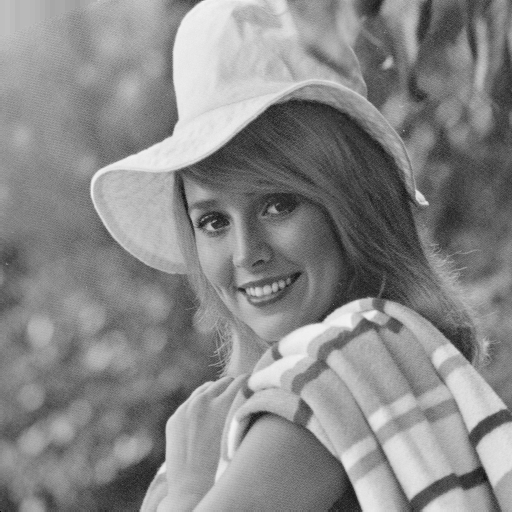
#> input picture Work/elaine.tiff, 512 x 512 px
$ jupyter execute 'CAT MAP + LSB Steganography.ipynb'
#> lines starting #> are read from the running program, lines starting #| are printed output that depends on the picture; long printed decimals are rounded
# Histogram Equalization

# Image Hiding

[cell 1]
import cv2
import numpy as np
import math
import matplotlib.pyplot as plt

[cell 2]
cover=cv2.imread("elaine.tiff",0)
#> cover is the input picture: shape (512, 512); min 0, max 243, mean 136.4

[cell 3]
secret=cv2.imread("fishingboat.tiff",0)
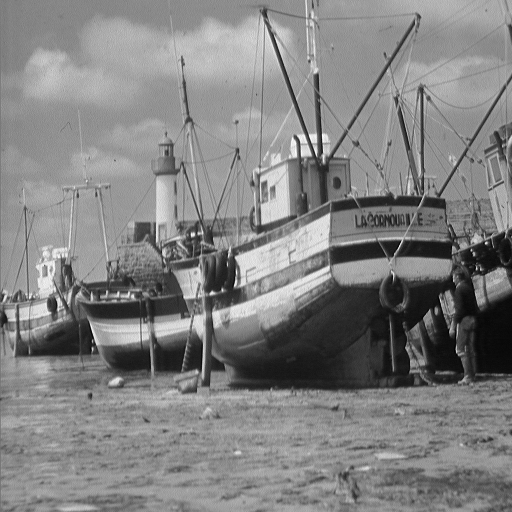
#> input picture Work/fishingboat.tiff, 512 x 512 px
#> secret is the input picture: shape (512, 512); min 0, max 255, mean 129.7

[cell 4]
secret=cv2.resize(secret,(64,64))
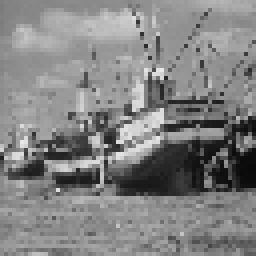
#> secret: shape (64, 64) (shown 4 times larger); min 9, max 232, mean 130.3
r = c = 64

[cell 5]
plt.imshow(cover,cmap='gray')
plt.show()

[cell 6]
plt.imshow(secret,cmap='gray')
plt.show()

[cell 7]
def int_to_bin(decimal):
    return ('{0:08b}'.format(decimal))

[cell 8]
int_to_bin(r)

[cell 9]
def bin_to_int(binary):
    return (int(binary, 2))

[cell 10]
def image_to_bits(image):
    flat_data=image.flatten()
    msg=''
    for x in flat_data:
        msg=msg+int_to_bin(x)
    return msg

def bits_to_image(msg,r,c):
    l=len(msg)
    msg_im=[]
    pos=0
    while pos<l:
        msg_im.append(bin_to_int(msg[pos:pos+8]))
        pos=pos+8
    msg_im=np.reshape(msg_im,(r,c))
    return msg_im

[cell 11]
def row_col(stego):
    flat_data=stego.flatten()
    msg=''
    for x in flat_data:
        msg=msg+int_to_bin(x)
    r = bin_to_int(msg[0:8])
    c = bin_to_int(msg[8:16])
    return r,c

[cell 12]
def Embedding2lsb(cover,secret):
    r=cover.shape[0]
    c=cover.shape[1]
    stego=cover.flatten()
    smsg=image_to_bits(secret)
    pos=0
    l=len(smsg)
    i=0
    while(pos < 16):
        m=list(int_to_bin(r))
        m.append(int_to_bin(c))
        y=smsg[pos:pos+2]
        m[6:]=y
        n="".join(m)
        stego[i]=bin_to_int(n)
        i=i+1
        pos=pos+2
    m = []
    pos = 16
    while pos<l:
        pix=stego[i]
        bpix=int_to_bin(pix)
        m=list(bpix)
        y=smsg[pos:pos+2]
        m[6:]=y
        n="".join(m)
        stego[i]=bin_to_int(n)
        i=i+1
        pos=pos+2
    stego=np.reshape(stego,(r,c))
    return stego

[cell 13]
def Extraction2lsb(stego,r,c):
    stego=stego.flatten()
    nop=r*c*4
    msg=''
    i=0
    while i<nop:
        pix=stego[i]
        bpix=int_to_bin(pix)
        bits=bpix[6:]
        msg=msg+bits
        i=i+1
    rimg=bits_to_image(msg,r,c)
    return rimg

[cell 14]
def mse_psnr(a,b):
    a=a.astype('float64')
    b=b.astype('float64')
    rows,cols=a.shape
    a=a.ravel()
    b=b.ravel()
    mse=0.0
    for i in range(rows*cols):
        mse=mse+math.pow(a[i]-b[i],2)
    mse=mse/(rows*cols)
    try:
        psnr=20 * math.log10(255.0/ math.sqrt(mse))
        return mse,psnr
    except:
        return mse,-999

[cell 15]
stego=Embedding2lsb(cover,secret)
#> in image_to_bits, `flat_data=image.flatten()`: flat_data = 4096 values, max 232 at index 1128, min 9 at index 2687, mean 130.3
#> the loop in image_to_bits, `for x in flat_data:` made 4096 passes
#> x on passes 6 to 8: 134, 134, 136
#> in Embedding2lsb, `l=len(smsg)`: l = 32768
#> the loop in Embedding2lsb, `while(pos < 16):` made 8 passes
#> y on passes 1 to 8: '01', '11', '11', '10', '10', '00', '00', '11'
#> after the loop in Embedding2lsb, `while(pos < 16):`: i = 8; pos = 16
#> the loop in Embedding2lsb, `while pos<l:` made 16376 passes
#> (pix, bpix, y, pos) on passes 1 to 3: (192, '11000000', '10', 18), (192, '11000000', '00', 20), (188, '10111100', '00', 22)
#> after the loop in Embedding2lsb, `while pos<l:`: i = 16384; pos = 32768

[cell 16]
r,c = row_col(stego)
#> the loop in row_col, `for x in flat_data:` made 262144 passes
#> x on passes 6 to 8: 128, 128, 131
#> in row_col, `r = bin_to_int(msg[0:8])`: r = 129
#> in row_col, `c = bin_to_int(msg[8:16])`: c = 131
#> r = 129; c = 131
c
#> Out = 131

[cell 17]
plt.imshow(stego,cmap='gray')
plt.show()

[cell 18]
rsecret=Extraction2lsb(stego,64,64)
#> the loop in Extraction2lsb, `while i<nop:` made 16384 passes
#> (pix, bpix, bits) on passes 21 to 23: (186, '10111010', '10'), (184, '10111000', '00'), (185, '10111001', '01')
#> after the loop in Extraction2lsb, `while i<nop:`: i = 16384

[cell 19]
plt.imshow(rsecret,cmap='gray')
plt.show()

[cell 20]
mse,psnr=mse_psnr(cover,stego)
#> the loop in mse_psnr, `for i in range(rows*cols):` made 262144 passes
#> mse on passes 1 to 3: 3721, 7202, 10683
#> after the loop in mse_psnr, `for i in range(rows*cols):`: mse = 67747
#> in mse_psnr, `mse=mse/(rows*cols)`: mse = 0.258
#> in mse_psnr, `psnr=20 * math.log10(255.0/ math.sqrt(mse))`: psnr = 54.01
#> mse = 0.258; psnr = 54.01

[cell 21]
print(mse,psnr)
#| 0.2584 54.007

[cell 22]
mse,psnr=mse_psnr(secret,rsecret)
print(mse,psnr)
#| 0.0 -999

[cell 23]
import os

# 1 bit LSB

[cell 24]
def Embedding1lsb(cover,secret):
    r=cover.shape[0]
    c=cover.shape[1]
    stego=cover.flatten()
    smsg=image_to_bits(secret)
#> the loop in image_to_bits (call 2), `for x in flat_data:` made 4096 passes
#> x on passes 1 to 3: 126, 131, 129
    pos=0
    l=len(smsg)
    i=0
    while(pos < 8):
        m=list(int_to_bin(r))
        m.append(int_to_bin(c))
        y=smsg[pos:pos+1]
        m[7:]=y
        n="".join(m)
        stego[i]=bin_to_int(n)
        i=i+1
        pos=pos+1
    m = []
    pos = 8
    while pos<l:
        pix=stego[i]
        bpix=int_to_bin(pix)
        m=list(bpix)
        y=smsg[pos:pos+1]
        m[7:]=y
        n="".join(m)
        stego[i]=bin_to_int(n)
        i=i+1
        pos=pos+1
    stego=np.reshape(stego,(r,c))
    return stego

[cell 25]
def Extraction1lsb(stego,r,c):
    stego=stego.flatten()
    nop=r*c*8
    msg=''
    i=0
    while i<nop:
        pix=stego[i]
        bpix=int_to_bin(pix)
        bits=bpix[7:]
        msg=msg+bits
        i=i+1
    rimg=bits_to_image(msg,r,c)
    return rimg

[cell 26]
cover=cv2.imread("elaine.tiff",0)

[cell 27]
secret=cv2.imread("fishingboat.tiff",0)

[cell 28]
secret=cv2.resize(secret,(64,64))
r = c = 64

[cell 29]
stego=Embedding1lsb(cover,secret)

[cell 30]
r,c = row_col(stego)
#> the loop in row_col (call 2), `for x in flat_data:` made 262144 passes
c
#> Out = 129

[cell 31]
plt.imshow(stego,cmap='gray')
plt.show()

[cell 32]
rsecret=Extraction1lsb(stego,64,64)

[cell 33]
plt.imshow(rsecret,cmap='gray')
plt.show()

[cell 34]
mse,psnr=mse_psnr(cover,stego)

[cell 35]
print(mse,psnr)
#| 0.18 55.577

[cell 36]
mse,psnr=mse_psnr(secret,rsecret)
print(mse,psnr)
#| 0.0 -999

# Arnold Catmap or Transformation F : T^2 --->> T^2

# Apply Catmap

[cell 37]
def arnold_cat_map(image, iterations):
    h, w  = image.shape
    size = h
    mapped_image = np.zeros_like(image)

    for _ in range(iterations):
        for y in range(size):
            for x in range(size):
                new_x = (x + y) % size
                new_y = (2*y - x) % size
                mapped_image[new_y, new_x] = image[y, x]

    return mapped_image

def inverse_arnold_cat_map(image, iterations):
    h, w  = image.shape
    size = h
    inv_mapped_image = np.zeros_like(image)

    for _ in range(iterations):
        for y in range(size):
            for x in range(size):
                new_x = (y - x) % size
                new_y = (-x + 2*y) % size
                inv_mapped_image[new_y, new_x] = image[y, x]

    return inv_mapped_image

[cell 38]
cover_image = cv2.imread('fishingboat.tiff',0)
secret_image = cv2.imread('elaine.tiff',0)

secret_image = cv2.resize(secret_image,(64,64))
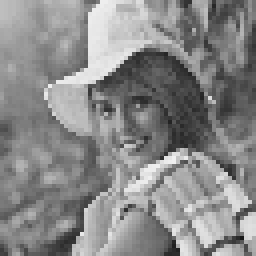
#> secret_image: shape (64, 64) (shown 4 times larger); min 24, max 240, mean 136.5
r = c = 64

num_iterations = 30
scrambled_secret_image = arnold_cat_map(secret_image, num_iterations)
#> after the loop in arnold_cat_map, `for _ in range(iterations):`:
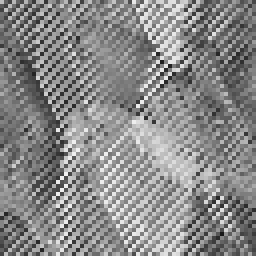
#> mapped_image: shape (64, 64) (shown 4 times larger); min 24, max 240, mean 136.5

[cell 39]
scrambled_secret_image.shape
#> Out = (64, 64)

[cell 40]
cover_image.shape
#> Out = (512, 512)

[cell 41]
stego_image = Embedding1lsb(cover_image, scrambled_secret_image)
r,c = row_col(stego_image)
c
extracted_secret_image = Extraction1lsb(stego_image, 64, 64)

[cell 42]
extracted_secret_image.shape
#> Out = (64, 64)

[cell 43]
plt.figure(figsize=(10, 8))

plt.subplot(2, 2, 1)
plt.title('Cover Image')
plt.imshow(cover_image, cmap='gray')
plt.axis('off')

plt.subplot(2, 2, 2)
plt.title('Scrambled Secret Image')
plt.imshow(scrambled_secret_image, cmap='gray')
plt.axis('off')

plt.subplot(2, 2, 3)
plt.title('Stego Image (Cover + Secret)')
plt.imshow(stego_image, cmap='gray')
plt.axis('off')

plt.subplot(2, 2, 4)
plt.title('Extracted Secret Image')
plt.imshow(extracted_secret_image,cmap='gray')
plt.axis('off')

plt.tight_layout()
plt.show()

[cell 44]
re = inverse_arnold_cat_map(extracted_secret_image, num_iterations)
#> after the loop in inverse_arnold_cat_map, `for _ in range(iterations):`:
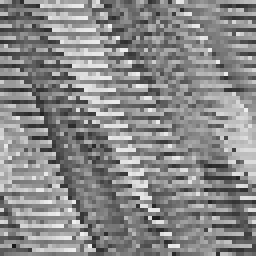
#> inv_mapped_image: shape (64, 64) int64 (shown 4 times larger); min 24, max 240, mean 136.5
plt.imshow(re, cmap='gray')
plt.show()

[cell 45]
import cv2
import numpy as np

def arnold_cat_map(image, iterations):
    h, w  = image.shape
    size = h
    mapped_image = np.zeros_like(image)

    for _ in range(iterations):
        for y in range(size):
            for x in range(size):
                new_x = (x + y) % size
                new_y = (2*y - x) % size
                mapped_image[new_y, new_x] = image[y, x]
    return mapped_image

def inverse_arnold_cat_map(image, iterations):
    h, w = image.shape
    size = h
    inv_mapped_image = np.zeros_like(image)

    for _ in range(iterations):
        for y in range(size):
            for x in range(size):
                new_x = (y - x) % size
                new_y = (-x + 2*y) % size
                inv_mapped_image[new_y, new_x] = image[y, x]

    return inv_mapped_image


encrypted_image = cv2.imread('fishingboat.tiff',0)
plt.imshow(encrypted_image, cmap='gray')
plt.show()

[cell 46]
iterations = 10
decrypted_image = arnold_cat_map(encrypted_image, iterations)
#> after the loop in arnold_cat_map, `for _ in range(iterations):`:
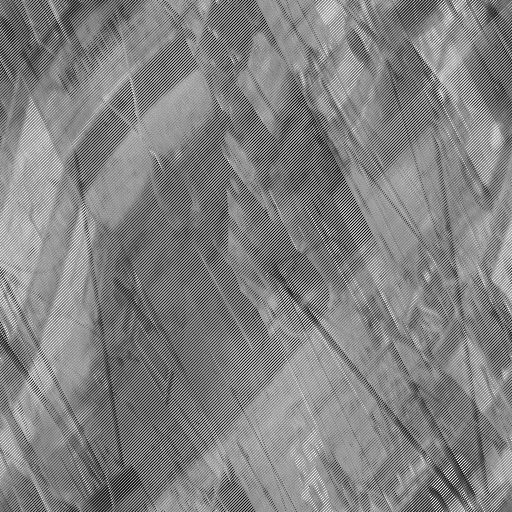
#> mapped_image: shape (512, 512); min 0, max 255, mean 129.7

[cell 47]
plt.imshow(decrypted_image, cmap='gray')

plt.show()

[cell 48]
recoverd = inverse_arnold_cat_map(decrypted_image, iterations)
#> after the loop in inverse_arnold_cat_map, `for _ in range(iterations):`:
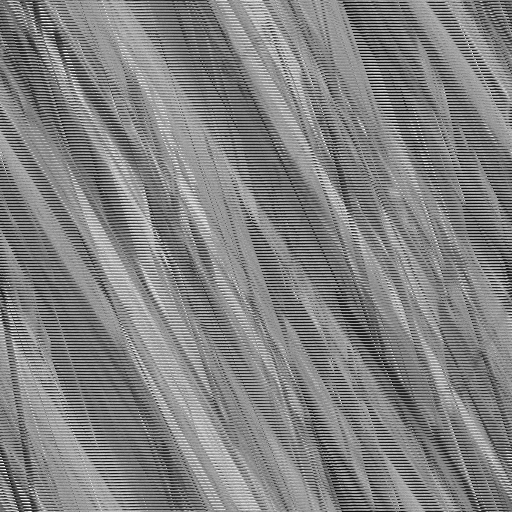
#> inv_mapped_image: shape (512, 512); min 0, max 255, mean 129.7
